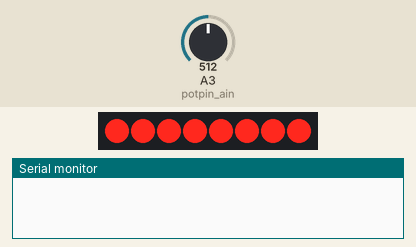
This sketch was run on a simulated Arduino Uno, built with avr-gcc and run on an emulated ATmega328P. On the bench: 8 shift-register outputs drawn as a row of LEDs (first output left, lit = HIGH), the last lines printed to the serial monitor. Wiring (inferred from the names in the program): shift register (74HC595): data pin 12; shift clock pin 9. Wiring (inferred from the signals the program sends): row of LEDs: on Q0, Q1, Q2, Q3, Q4, Q5, Q6, Q7. The inputs (shaded band) are chosen by the test bench; at power-on: A3 (potpin_ain) = 512.

Above: at 0.1 s.
At 20.1 s:
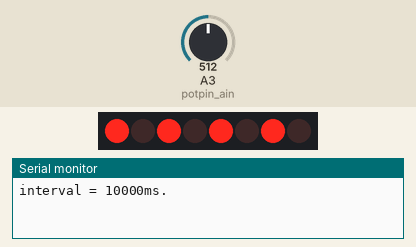
At 30.1 s:
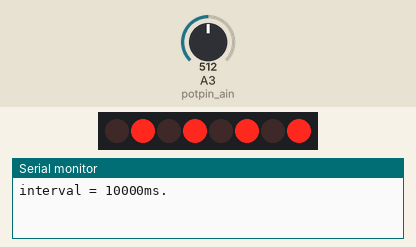
Timing chart, 0 to 31.6 s (numbered marks = the images above):
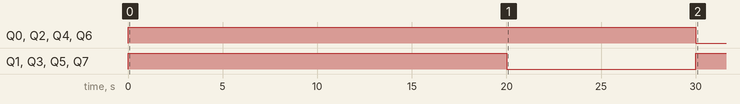

The sketch:

pjbruyn_relayboard_shiftreg.ino
```cpp
/**
 * Relay board control software
 * using a 74HC595 shift-register chip
 *
 * (cc) 2012 Luis Rodil-Fernandez
 */
#include "ShiftRegLib.h"
#include "Config.h"

// pin connected to ST_CP of 74HC595
int srpin_latch = 10;
// pin connected to SH_CP of 74HC595
int srpin_clock = 9;
// pin connected to DS of 74HC595
int srpin_data = 12;

// analog input pin for pontentiometer
int potpin_ain = 3;
int potval = 0;

ShiftRegLib sr;

unsigned long tmark = 0;  // reference timestamp
unsigned long interval = MAX_TIMEOUT;  // milliseconds to wait

#define TIMECTL_MAXTICKS  4294967295L
#define TIMECTL_INIT      0
int timeout(unsigned long tinterval, unsigned long *treference){
  unsigned long timeCurrent;
  unsigned long timeElapsed;
  int result = false;

  timeCurrent = millis();
  if(timeCurrent < *treference) {  // rollover detected
    timeElapsed = (TIMECTL_MAXTICKS-*treference)+timeCurrent;  //elapsed=all the ticks to overflow + all the ticks since overflow
  }
  else {
    timeElapsed = timeCurrent - *treference;
  }

  if(timeElapsed >= tinterval) {
    *treference = timeCurrent;
    result = true;
  }

  return(result);
}

unsigned long xmap(unsigned long x, unsigned long in_min, unsigned long in_max, unsigned long out_min, unsigned long out_max)
{
  return (x - in_min) * (out_max - out_min) / (in_max - in_min) + out_min;
}


int arr2int(int *arr) {
  int i;
  int retval = 0;

  for(i = 0; i < 8; i++) {
    int val = arr[i];
    val = val << (7 - i);
    retval |= val;
  }
  return retval;
}

void setup() {
  // start Serial for debuging purposes
  Serial.begin(9600);
  sr.configure(srpin_latch, srpin_clock, srpin_data);
  pot_init();
}

void pot_init() {
  pinMode(potpin_ain, INPUT);
}

int pot_read() {
  return analogRead(potpin_ain);
}

void loop() {

  for(int j = 0; j < TOTAL_STATES; j++) {
    int *vec = outStates[j];
    int r = arr2int(vec);

    sr.latchDown();
      //count up on GREEN LEDs
      sr.writeByte(r);
      //count down on RED LEDs
      //sr.writeByte(255-j);
    sr.latchUp();

    delay(interval);

    //count up routine
    int currentReading = pot_read();
    if( currentReading != potval ) {
      potval = currentReading;
      interval = xmap(potval, 0, 1024, 0, MAX_TIMEOUT);
      Serial.print("interval = ");
      Serial.print(interval);
      Serial.print("ms.\n");
    } // if
  }

} // loop
```

ShiftRegLib.cpp
```cpp
#include "ShiftRegLib.h"

ShiftRegLib::ShiftRegLib() {
}

void ShiftRegLib::configure(int l, int c, int d) {
  _latch = l;
  _clock = c;
  _data = d;

  pinMode(_latch, OUTPUT);
  pinMode(_data, OUTPUT);
  pinMode(_clock, OUTPUT);
}

void ShiftRegLib::latchDown() {
  //ground latchPin and hold low for as long as you are transmitting
  digitalWrite(_latch, 0);
}

void ShiftRegLib::latchUp() {
  //return the latch pin high to signal chip that it
  //no longer needs to listen for information
  digitalWrite(_latch, 1);
}


void ShiftRegLib::writeByte(byte dataOut) {
  // This shifts 8 bits out MSB first,
  //on the rising edge of the clock,
  //clock idles low

  //internal function setup
  int i=0;
  int pinState;
  pinMode(_clock, OUTPUT);
  pinMode(_data, OUTPUT);

  //clear everything out just in case to
  //prepare shift register for bit shifting
  digitalWrite(_data, 0);
  digitalWrite(_clock, 0);

  //for each bit in the byte myDataOut
  //NOTICE THAT WE ARE COUNTING DOWN in our for loop
  //This means that %00000001 or "1" will go through such
  //that it will be pin Q0 that lights.
  for (i = 7; i >= 0; i--)  {
    digitalWrite(_clock, 0);

    //if the value passed to myDataOut and a bitmask result
    // true then... so if we are at i=6 and our value is
    // %11010100 it would the code compares it to %01000000
    // and proceeds to set pinState to 1.
    if ( dataOut & (1<<i) ) {
      pinState = 1;
    }
    else {
      pinState = 0;
    }

    //Sets the pin to HIGH or LOW depending on pinState
    digitalWrite(_data, pinState);
    //register shifts bits on upstroke of clock pin
    digitalWrite(_clock, 1);
    //zero the data pin after shift to prevent bleed through
    digitalWrite(_data, 0);
  }

  //stop shifting
  digitalWrite(_clock, 0);
}

void ShiftRegLib::writeState(int out, int state) {
  // the bits you want to send
  byte bitsToSend = 0;

  // turn off the output so the pins don't light up
  // while you're shifting bits:
  digitalWrite(_latch, LOW);

  // turn on the next highest bit in bitsToSend:
  bitWrite(bitsToSend, out, state);

  // shift the bits out:
  shiftOut(_data, _clock, MSBFIRST, bitsToSend);

    // turn on the output so the LEDs can light up:
  digitalWrite(_latch, HIGH);
}
```

ShiftRegLib.h
```cpp
#ifndef SHIFTREG_LIB_H
#define SHIFTREG_LIB_H

#include <arduino.h>
#include <inttypes.h>

class ShiftRegLib {

public:
  ShiftRegLib();
  void configure(int l, int c, int d);

  void writeByte(byte dataOut);
  void writeState(int out, int state);

  void latchDown();
  void latchUp();

private:
  // pin spec
  int _latch;
  int _clock;
  int _data;
};

#endif
```

Config.h
```cpp
#ifndef __CONFIG_H__
#define __CONFIG_H__

/* increase the value of TOTAL_STATES to match the number of lines
 * in the outStates list
 * remember that each state in the list is composed of 8 values
 * when the value = 1 it means the relay is on (device plugged is on)
 * when the value = 0 it means the relay is off (device plugged is off)
 */
#define TOTAL_STATES 10
int outStates[TOTAL_STATES][8] = {
  {1, 1, 1, 1, 1, 1, 1, 1},  // 255
  {0, 1, 0, 1, 0, 1, 0, 1},  //  85
  {1, 0, 1, 0, 1, 0, 1, 0},  // 170
  {0, 0, 0, 0, 0, 0, 1, 1},  //   3
  {0, 0, 0, 0, 0, 1, 1, 0},  //   6
  {0, 0, 0, 0, 1, 1, 0, 0},  //  12
  {0, 0, 0, 1, 1, 0, 0, 0},  //  24
  {0, 0, 1, 1, 0, 0, 0, 0},  //  48
  {0, 1, 1, 0, 0, 0, 0, 0},  //  96
  {1, 1, 0, 0, 0, 0, 0, 0},  // 192
};

/* to define the maximum timeout keep the following in mind:
 * multiply the number of seconds by 1000
 * multiply the number of minutes by 60000 (or 60*1000)
 * so a delay of 3 seconds would be 3*1000
 * and a delay of 5 minutes would be 5*60*1000
 */
#define MAX_TIMEOUT 20*1000UL // in milliseconds ==> (minutes*60*1000)

#endif // __CONFIG_H__
```

Measured:
- by itself, Q0, Q2, Q4, Q6: LOW → HIGH at 0.00 s, → LOW 30.0 s later
- by itself, Q1, Q3, Q5, Q7: LOW → HIGH at 0.00 s, → LOW 20.0 s later, → HIGH 10.0 s later
